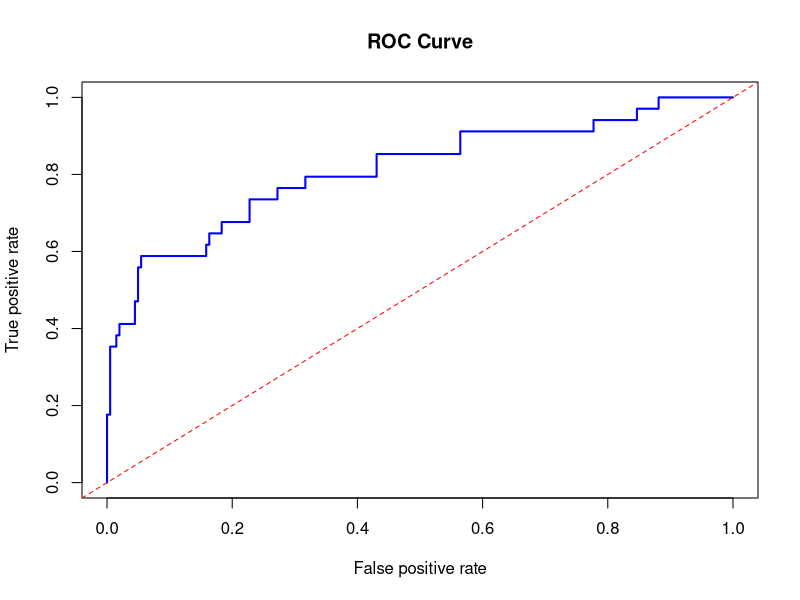

This chart was generated by the following R code:
## ---- chunk 1
library(glmnet)
library(data.table)
## ---- chunk 2
RF_impute_df <- fread("RF_imputation_NEW.csv")

RF_complete_df = subset(RF_impute_df, select = -c(deathtime, survival_time, LOS, Unnamed_0, V1, admittime, ID, group, tLOS))

## ---- chunk 3
# Load necessary libraries
library(glmnet)
library(data.table)

# Convert data.frame to data.table
dt <- as.data.table(RF_complete_df)

# Exclude the 'outcome' column and prepare the predictor matrix
if ("outcome" %in% names(dt)) {
  predictor_names <- setdiff(names(dt), "outcome")  # Get names of predictor columns
  x <- as.matrix(dt[, ..predictor_names])  # Exclude the outcome variable
  y <- dt$outcome
} else {
  stop("The 'outcome' column does not exist in the dataframe.")
}

# Ensure x has at least two columns
if (ncol(x) < 2) {
  stop("The predictor matrix 'x' must have at least two columns.")
}

# Set seed for reproducibility
set.seed(213)

# Split the data into training and test sets
train_idx <- sample(1:nrow(x), size = 0.8 * nrow(x))

x_train <- x[train_idx, ] 
y_train <- y[train_idx]

x_test <- x[-train_idx, ]
y_test <- y[-train_idx]

# Define a range of alpha values to test
alpha_values <- seq(0, 1, by = 0.1)

# Initialize variables to store results
best_alpha <- NULL
best_lambda <- NULL
best_log_loss <- Inf

# Function to calculate log-loss
log_loss <- function(y_true, y_pred) {
  -mean(y_true * log(y_pred) + (1 - y_true) * log(1 - y_pred))
}

# Iterate through each alpha value
for (alpha in alpha_values) {
  # Perform cross-validation for the current alpha value
  cv_fit <- cv.glmnet(x_train, y_train, family = "binomial", alpha = alpha)
  
  # Get the best lambda for the current alpha
  lambda_min <- cv_fit$lambda.min
  
  # Evaluate the model using custom cross-validation
  k <- 10  # Number of folds
  folds <- sample(rep(1:k, length.out = length(y_train)))  # Randomly assign data to folds
  
  cv_errors <- c()  # To store cross-validation errors
  
  for (i in 1:k) {
    # Split the data into training and validation sets
    train_fold_idx <- which(folds != i)
    valid_fold_idx <- which(folds == i)
    
    x_train_fold <- x_train[train_fold_idx, ]
    y_train_fold <- y_train[train_fold_idx]
    x_valid_fold <- x_train[valid_fold_idx, ]
    y_valid_fold <- y_train[valid_fold_idx]
    
    # Fit the model on the training fold data
    model <- glmnet(x_train_fold, y_train_fold, family = "binomial", alpha = alpha, lambda = lambda_min)
    
    # Predict on the validation fold data
    predictions <- predict(model, s = lambda_min, newx = x_valid_fold, type = "response")
    
    # Calculate the validation error (log-loss)
    cv_errors <- c(cv_errors, log_loss(y_valid_fold, predictions))
  }
  
  # Calculate the mean cross-validated log-loss for the current alpha
  mean_log_loss <- mean(cv_errors)
  
  # Update the best alpha and lambda if the current log-loss is lower
  if (mean_log_loss < best_log_loss) {
    best_log_loss <- mean_log_loss
    best_alpha <- alpha
    best_lambda <- lambda_min
  }
  
  cat("Alpha:", alpha, "Mean log-loss:", mean_log_loss, "\n")
}

# Print the best alpha and lambda
cat("Best alpha:", best_alpha, "\n")
cat("Best lambda:", best_lambda, "\n")

# Fit the final model using the best alpha and lambda on the full training data
final_model <- glmnet(x_train, y_train, family = "binomial", alpha = best_alpha, lambda = best_lambda)

# Predict on the test data
test_predictions <- predict(final_model, s = best_lambda, newx = x_test, type = "response")

# Calculate log-loss on the test data
test_log_loss <- log_loss(y_test, test_predictions)
cat("Test log-loss:", test_log_loss, "\n")

# Extract the coefficients from the final model
coefficients <- coef(final_model)
print(coefficients)

# Identify the selected covariates (non-zero coefficients)
selected_covariates <- rownames(coefficients)[which(coefficients != 0)]
cat("Selected covariates:", selected_covariates, "\n")
## ---- chunk 4
# Load necessary library
library(ROCR)

# Calculate AUC
pred <- prediction(test_predictions, y_test)
perf <- performance(pred, measure = "auc")
auc <- perf@y.values[[1]]
cat("AUC:", auc, "\n")

# Optionally, plot the ROC curve
roc_perf <- performance(pred, measure = "tpr", x.measure = "fpr")
plot(roc_perf, col = "blue", lwd = 2, main = "ROC Curve")
abline(a = 0, b = 1, lty = 2, col = "red")
